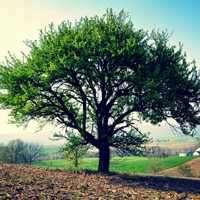
//> input picture img/test2.jpg, 200 x 200 px
$ ./main   (built with g++ and OpenCV 4)
//> lines starting //> are read from the running program, lines starting //| are printed output that depends on the picture
### segment.hpp
#pragma once
#pragma once
#include<stack>
#include <iostream>
#include<vector>
using namespace std;
class Edge
{
public:
	Edge(int w = 0, int a = 0, int b = 0)
	{
		this->a = a;
		this->b = b;
		this->w = w;
	}
	// [12 lines left out: functions getW, getA, getB, not called in this run]
	//private:
		//float w;
	int a, b;
	int w;
};

class Union_element
{
public:
	Union_element(int rank = 0, int p = 0, int size = 0)
	{
		this->rank = rank;
		this->p = p;
		this->size = size;
	}
	// [12 lines left out: functions getRank, getP, getSize, not called in this run]
	//private:
	int rank, p, size;
};

class Universe
{
public:
	Universe(int elements)
	{
		num = elements;
		//Union_element* elt;
		elts = new Union_element[num];
		for (int i = 0; i < num; i++)
		{
			this->elts[i] = Union_element(0, i, 1);
		}
	}
	auto join(int x, int y)
	{
		if (this->elts[x].rank > this->elts[x].rank)
		{
			this->elts[y].p = x;
			this->elts[x].size += this->elts[y].size;
		}
		else
		{
			this->elts[x].p = y;
			this->elts[y].size += this->elts[x].size;
			if (this->elts[x].rank == this->elts[y].rank)
			{
				this->elts[y].rank += 1;
			}
		}
		this->num -= 1;
	}
	// [4 lines left out: function getNum, not called in this run]
	int size(int x)
	{
		return elts[x].size;
	}
	auto find(int x)
	{
		int y = x;
		while (y != this->elts[y].p)
		{
			y = this->elts[y].p;
		}
		this->elts[x].p = y;  //x的老大找到了，是y。而且x直接去隶属于他的老大y了。
		return y;
	}
	//private:
	int num;
	Union_element* elts;
};


float threshold(int size, int c)
{
	return float(c / size);
}


// [45 lines left out: functions partition1, QiockSortNor, not called in this run]


// [90 lines of commented-out code are left out]


Edge* CountSort2(Edge* a, int num_edge)
{
	assert(a);

	int minValue = 0;
	int maxValue = 441;   //max=sqrt(255^2*3)=441.6
	int range = maxValue - minValue + 1;

	vector<Edge>* tmp = new vector<Edge>[range];

	int index = 0;

	while (index < num_edge) // count the num of each in container.
	{
		tmp[a[index].w].insert(tmp[a[index].w].end(), a[index]);
		++index;
	}


	Edge* tmp2 = new Edge[num_edge];
	//tmp3[0] = 0;

	int m = 0;
	for (int j = 0; j < range; j++)
	{
		for (int i = 0; i < tmp[j].size(); i++)
		{
			tmp2[m] = (tmp[j])[i];
			m += 1;
		}
	}


	delete[] tmp;
	return tmp2;
}


//segment a graph and return a disjoint set forest
auto segment_graph(int num_v, int num_edge, Edge edges[], int c)
{
	Edge* temp;
	temp = new Edge[num_edge];
	for (int i = 0; i < num_edge; i++)
	{
		temp[i] = edges[i];
	}
	Edge temp_change;
	cout << "hehe111" << endl;
	cout << "num_edge: " << num_edge << endl;
	// [15 lines of commented-out code are left out]

	temp = CountSort2(temp, num_edge);//                  n       My second try on counts sort
									 //               got some proposal from QQgroup:496800184
	cout << "hehe112" << endl;
	for (int i = 0; i < num_edge; i++)
	{
		edges[i] = temp[i];
	}
	cout << "hehe113" << endl;
	//make a dis-joint set universe
	Universe u = Universe(num_v);//isolated point
	float* Threshold;
	//cout << num_v;
	Threshold = new float[num_v];
	for (int i = 0; i < num_v; i++)
	{
		Threshold[i] = threshold(1, c);
	}
	cout << "hehe114" << endl;
	for (int i = 0; i < num_edge; i++)
	{
		Edge edge_temp = edges[i];//find a edge,a and b are the connected points.
		int a = u.find(edge_temp.a);
		int b = u.find(edge_temp.b);
		if (a != b)   //a and b have different boss.
		{
			//at the beginning,the internal difference is zero,so 0 plus the threshold.
			if (edge_temp.w <= Threshold[a] && edge_temp.w <= Threshold[b])
			{
				u.join(a, b);    //unite a and b.
				a = u.find(a);   //a=a'boss    just the in this example.
								//but in others, another boss of a and b' union.
				Threshold[a] = edge_temp.w + threshold(u.size(a), c);
			}
		}
	}
	cout << "hehe115" << endl;
	return u;
}

### main.cpp
#include <iostream>
#include <opencv2/opencv.hpp>
#include <opencv2/core.hpp>
#include "segment.hpp"
#include<math.h>
#include <windows.h>
using namespace cv;
using namespace std;
const int T = 500;//The max of capacity the component container.
struct colour
{
	int comp;
	//int num = 0;
};

int diff(const Mat &img, int x1, int y1, int x2, int y2)
{
	auto a = img.at<Vec3b>(y1, x1);
	auto b = img.at<Vec3b>(y2, x2);
	return int(sqrt(pow((a[0] - b[0]), 2) + pow((a[1] - b[1]), 2) + pow((a[2] - b[2]), 2)));
}

int find(int comp, colour maker[])
{
	for (int i = 1; i < T; i++)
	{

		if (comp == maker[i].comp)
		{
			return i;
		}
		else
		{
			if (i == T - 1)
			{
				return 0;
			}
		}
	}
}


int seg_img(Mat &imgInd, const Mat &img, float sigma = 0.5, int c = 200, int min_size = 50)
{
	int width = img.cols;
	int height = img.rows;

	Mat img_Gauss;
	GaussianBlur(img, img_Gauss, Size(3, 3), sigma, sigma, 1);
	Edge* edges;
	edges = new Edge[width*height * 4];
	int num = 0;
	cout << 123;
	for (int y = 0; y < height; y++)
		for (int x = 0; x < width; x++)
		{
			if (x < (width - 1))
			{
				edges[num].a = y * width + x;
				edges[num].b = y * width + x + 1;
				edges[num].w = diff(img, x, y, x + 1, y);
				//cout << edges[num].w << endl;
				num += 1;
			}
			if (y < (height - 1))
			{
				edges[num].a = y * width + x;
				edges[num].b = (y + 1) * width + x;
				edges[num].w = diff(img, x, y, x, y + 1);
				//cout << edges[num].w << endl;
				num += 1;
			}
			if (x < (width - 1) && y < (height - 1))
			{
				edges[num].a = y * width + x;
				edges[num].b = (y + 1) * width + x + 1;
				edges[num].w = diff(img, x, y, x + 1, y + 1);
				//cout << edges[num].w << endl;
				num += 1;
			}
			if (x < (width - 1) && y > 0)
			{
				edges[num].a = y * width + x;
				edges[num].b = (y - 1) * width + x + 1;
				edges[num].w = diff(img, x, y, x + 1, y - 1);
				//cout << edges[num].w << endl;
				num += 1;
			}

		}
	std::cout << "hehe11" << endl;
	auto u = segment_graph(width*height, num, edges, c);
	//post process small components
	std::cout << "hehe12" << endl;
	for (int i = 0; i < num; i++)
	{
		int a = u.find(edges[i].a);
		int b = u.find(edges[i].b);
		if (a != b && (u.size(a) < min_size || u.size(b) < min_size))
		{
			u.join(a, b);
		}
	}
	std::cout << "hehe13" << endl;
	//pick random colors for each components

	colour maker[T];
	// [4 lines of commented-out code are left out]

	imgInd = Mat::zeros(img.rows, img.cols, CV_8U);

	int idx_num = 0;
	int s = 1;
	std::cout << "hehe131" << endl;
	for (int y = 0; y < height; y++)
	{
		for (int x = 0; x < width; x++)
		{
			int comp = u.find(y*width + x);
			//cout << "y="<< y << ",x=" << x << endl;
			//cout << comp << endl;
			if (!find(comp, maker))
			{
				//cout << find(comp, maker) << endl;
				maker[s].comp = comp;
				s += 1;
				//cout << maker[s-1].comp << endl;
				//cout << "s=" << s<<endl;
			}
			imgInd.at<uchar>(y, x) = find(comp, maker);
		}
	}
	std::cout << "hehe14" << endl;
	return s;
	//return 0;
}


int main()

{
	//test for the run time.Part I
	LARGE_INTEGER BegainTime;
	LARGE_INTEGER EndTime;
	LARGE_INTEGER Frequency;
	QueryPerformanceFrequency(&Frequency);
	QueryPerformanceCounter(&BegainTime);
	//test for the run time.Part I


	//读取本地的一张图片便显示出来
	Mat img = imread("G:\\img\\test2.jpg");
//> img is the input picture: 200 rows x 200 cols, CV_8UC3; mean B, G, R 109.2, 126.4, 109.7

	//Mat img2,img3;
	//GaussianBlur(img, img2, Size(0, 0), 1,1,1);
	//GaussianBlur(img, img3, Size(0, 0), 1,1,0);
	Mat imgInd;
	cout << "hehe1" << endl;
	int num = seg_img(imgInd, img, 0.5, 500, 100);
//> in seg_img, `GaussianBlur(img, img_Gauss, Size(3, 3), sigma, sigma, 1);`:
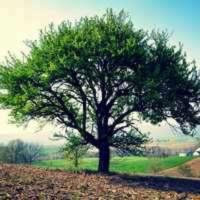
//> img_Gauss: 200 rows x 200 cols, CV_8UC3; mean B, G, R 109.2, 126.4, 109.7
//> the loop in seg_img, `for (int y = 0; y < height; y++)` made 200 passes
//> num on passes 1 to 3: 598, 1395, 2192
//> after the loop in seg_img, `for (int y = 0; y < height; y++)`: num = 158802
//| num_edge: 158802
//> the loop in CountSort2, `for (int j = 0; j < range; j++)` made 442 passes
//> m on passes 1 to 3: 6580, 12328, 18608
//> the loop in segment_graph, `for (int i = 0; i < num_edge; i++)` made 158802 passes
//> (a, edge_temp.b, b) on passes 4 to 15: (2, 2, 2), (2, 201, 2), (202, 202, 202), (3, 3, 3), (3, 202, 3), (203, 203, 203), (4, 4, 4), (4, 203, 4), (204, 204, 204), (5, 5, 5), (5, 204, 5), (205, 205, 205)
//> (a, edge_temp.b, b) on passes 1 to 3: (1, 1, 1), (200, 200, 200), (201, 201, 201)
//> after the loop in segment_graph, `for (int i = 0; i < num_edge; i++)`: c = 500
//> the loop in seg_img, `for (int i = 0; i < num; i++)` made 158802 passes
//> after the loop in seg_img, `for (int y = 0; y < height; y++)`:
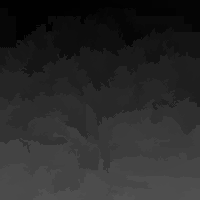
//> imgInd: 200 rows x 200 cols, CV_8UC1; min 1, max 82, mean 41.1
	cout << num << endl;
//| 83
	//seg_img(imgInd, img, 0.5, 300, 50);
	cout << "hehe2" << endl;
	Vec3b* colors;
	//int num = 30;
	colors = new Vec3b[num];
	for (int i = 1; i < num; i++)
	{

		colors[i] = Vec3b(int(rand() * 255), int(rand() * 255), int(rand() * 255));
		//cout << colors[i];
	}
//> this loop made 82 passes
	cout << "hehe3" << endl;

	Mat showimg = Mat::zeros(img.rows, img.cols, CV_8UC3);
	for (int y = 0; y < img.rows; y++)
	{
		for (int x = 0; x < img.cols; x++)
		{
			showimg.at<Vec3b>(y, x) = colors[imgInd.at<uchar>(y, x) % (num - 1)];
		}
	}
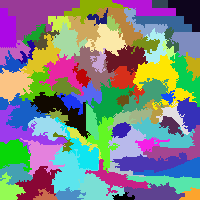
//> showimg: 200 rows x 200 cols, CV_8UC3; mean B, G, R 132.1, 132.4, 126.5


	imshow("original_img", img);
	imshow("output_img", showimg);


	//test for the run time.Part II
	QueryPerformanceCounter(&EndTime);
	cout << "run time(s): " << (double)(EndTime.QuadPart - BegainTime.QuadPart) / Frequency.QuadPart << endl;
	//test for the run time.Part II

	waitKey(-1);
	return 0;
}
